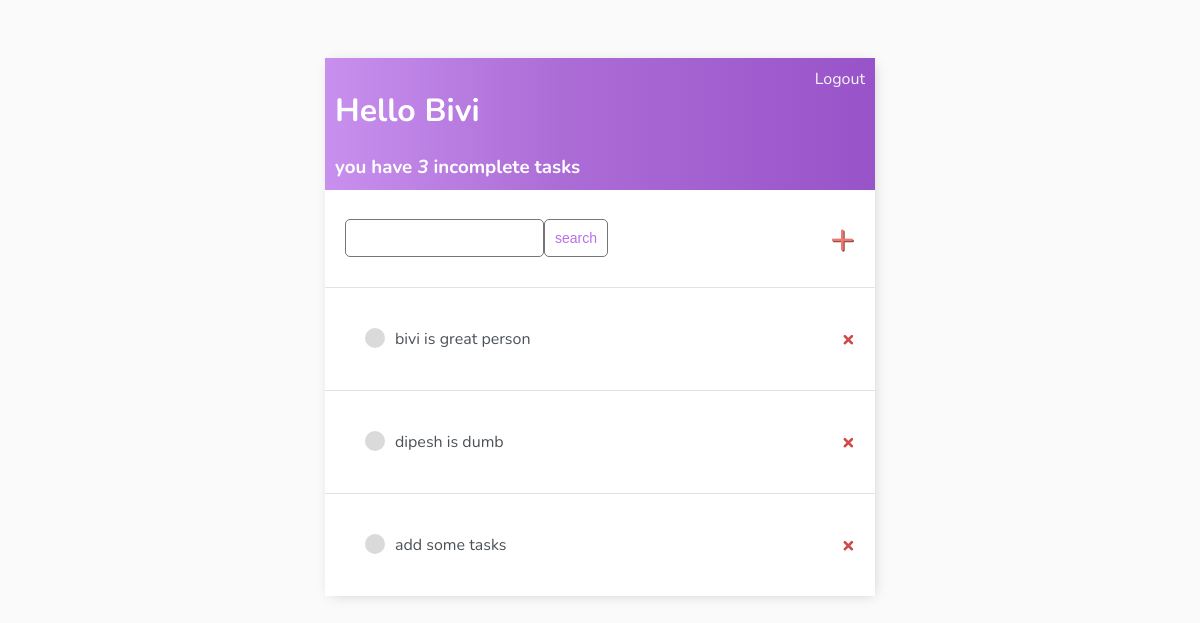
The app's page / (signed in), older data.
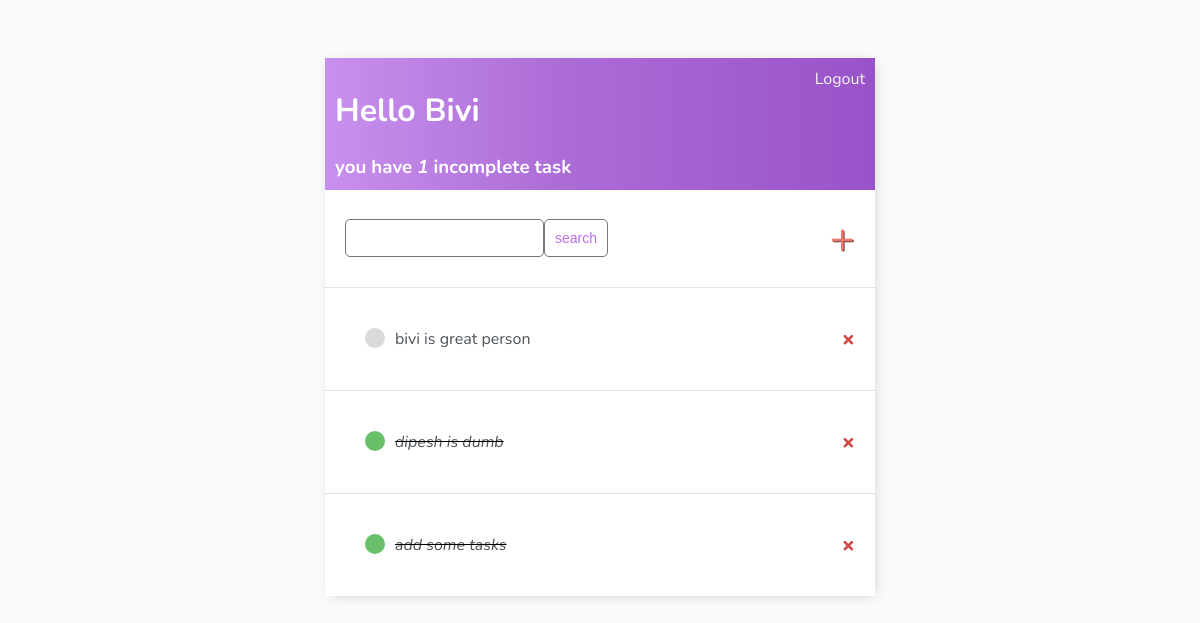
The same page, newer data.
### base/models.py (models this page shows)
class Task(models.Model):
    user = models.ForeignKey(User , on_delete=models.CASCADE, null=True, blank=True)
    title = models.CharField(max_length=200)
    description = models.TextField(null=True, blank=True)
    complete = models.BooleanField(default=False)
    created = models.DateTimeField(auto_now_add=True)
    def __str__(self):
        return self.title
    class Meta:
        ordering = ['complete']

### base/views.py (the view)
# urls.py: path('',TaskList.as_view(),name='tasks'),
class TaskList(LoginRequiredMixin,ListView):
    model = Task
    context_object_name = 'tasks'
    def get_context_data(self, **kwargs):
        context = super().get_context_data(**kwargs)
        context["tasks"] = context['tasks'].filter(user=self.request.user)
        context["count"] = context['tasks'].filter(complete=False).count()
        search_input =self.request.GET.get('search-area') or ''
        if search_input:
            context['tasks']= context['tasks'].filter(
                title__icontains=search_input
            )
        context['search_input']=search_input
        return context

### base/templates/base/task_list.html (shortened to what this page needs)
{% extends 'base/main.html' %}
{% block content %}
<!DOCTYPE html>
<html lang="en">
<head>
</head>
<body>
    <div class="header-bar">
        <div>
            <h1>Hello {{request.user |title}}</h1>
            <h3 style="margin:0">you have <i>{{count}}</i> incomplete task{{ count|pluralize:"s" }}</h3>
        </div>
        {% if request.user.is_authenticated %}
        <a href="{% url 'logout'%}">Logout</a>
        {% else %}
            <a href="{% url 'login'%}">Login</a>
        {% endif %}
    </div>
    <div id="search-add-wrapper">
        <form  method="GET" style="margi-top:20px; display:flex;">
            <input type="text" name="search-area" value="{{search_input}}">
            <input class="button" type="submit" value="search">
        </form>
        <a id="add-link" href="{% url 'task-create' %}">&#x2b;</a>
    </div>
    <div class="task-items-wrapper">
        {% for task in tasks %}
            <div class="task-wrapper">
                {% if task.complete %}
                <div class="task-title">
                    <div class="task-complete-icon"></div>
                        <i><s><a href="{% url 'task-update' task.id %}">{{task}}</a></s></i>
                </div>
                <a class="delete-link" href="{% url 'task-delete' task.id %}">&#215;</a>
                {% else %}
                <div class="task-title">
                    <div class="task-incomplete-icon"></div>
                        <a href="{% url 'task-update' task.id %}">{{task}}</a>
                </div>
                <a class="delete-link" href="{% url 'task-delete' task.id %}">&#215;</a>
                {% endif %}
            </div>
        {% empty %}
            <h3>no items in list</h3>
        {% endfor %}
    </div>
</body>
</html>
{% endblock content %}

### base/templates/base/main.html (shortened to what this page needs)
<!DOCTYPE html>
<html lang="en">
<head>
</head>
<body>
    <div class='container'>
        {% block content %}
        {% endblock content %}
    </div>
</body>
</html>

### base/templates/base/main.html (style rules this page uses)
body { background-color:#FAFAFA; font-family: 'Nunito', sans-serif; padding-top: 50px; }
h1, h2, h3, h4, h5, h6 { font-family: 'Nunito', sans-serif; }
a,p { color: #4b5156; }
.container { max-width: 550px; margin: auto; background-color: white; -webkit-box-shadow: 2px 2px 13px -4px rgba(0,0,0,0.21); box-shadow: 2px 2px 13px -4px rgba(0,0,0,0.21); }
.header-bar { display: flex; justify-content: space-between; color: #fff; padding: 10px; border-radius: 5px 5px 0 e; background: linear-gradient(90deg, #c890ee 0%, #ac6cd6 43%, #9953c9 100%); }
.header-bar a { color: rgb(247, 247, 247); text-decoration: none; }
.task-wrapper { display: flex; align-items: center; justify-content: space-between; padding: 20px; background-color:#fff; border-top: 1px solid rgb(226, 226, 226); overflow: hidden; }
.task-title { display: flex; padding: 20px; }
.task-title a { text-decoration: none; color: #4b5156; margin-left: 10px; }
.task-complete-icon { height: 20px; width: 20px; background-color: rgb(105, 192, 105); border-radius: 50%; }
.task-incomplete-icon { height: 20px; width: 20px; background-color: rgb(218, 218, 218); border-radius: 50%; }
.delete-link { text-decoration: none; font-weight: 900; color: #cf4949; font-size: 22px; line-height: 0; padding: 20px 0px; }
#add-link { color: #EB796F; text-decoration: none; font-size: 42px; text-shadow: 1px 1px #81413b; }
#search-add-wrapper { display: flex; justify-content: space-between; align-items: center; padding: 20px; }
input[type=text], input[type=password], textarea { border: 1px solid #757575; border-radius: 5px; padding: 10px; width: 90%; }
.button { border: 1px solid #757575; background-color: #FFF; color: #b96feb; padding: 10px; font-size: 14px; border-radius: 5px; cursor: pointer; text-decoration: none; }

Row changes from the older to the newer data that the page shows:
changed Task "dipesh is dumb": complete False → True (drawn)
changed Task "add some tasks": complete False → True (drawn)
Text that changed along with them:
{{ count }}: "3" → "1"
